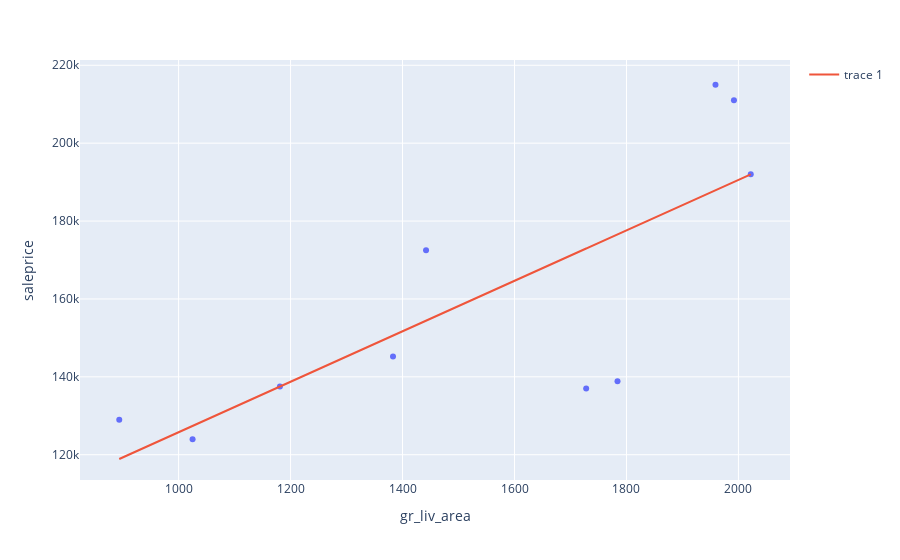

Notebook source saved alongside this figure:
### Markdown cell above
We can plot our LAD fitted line on our scatterplot:

### Code cell
# plot the LAD fitted line on top of the scatterplot
fig = px.scatter(sample_ames_clean, x='gr_liv_area', y='saleprice')
fig.add_trace(
    go.Scatter(x=sample_ames_clean['gr_liv_area'],
               y=lad_fit.intercept_ + sample_ames_clean['gr_liv_area'] * lad_fit.coef_[0],
               mode='lines')
)

### Figure 1 — Plotly figure (JSON) as saved in the notebook; plotly's stock layout.template omitted (floating-point values rounded to 4 significant figures)
{"data": [{"hovertemplate": "gr_liv_area=%{x}<br>saleprice=%{y}<extra></extra>", "legendgroup": "", "marker": {"color": "#636efa", "symbol": "circle"}, "mode": "markers", "name": "", "orientation": "v", "showlegend": false, "type": "scatter", "x": [1728, 1025, 894, 2022, 1784, 1992, 1442, 1959, 1383, 1181], "xaxis": "x", "y": [137000, 124000, 129000, 192000, 138887, 211000, 172500, 215000, 145250, 137500], "yaxis": "y"}, {"mode": "lines", "type": "scatter", "x": [1728, 1025, 894, 2022, 1784, 1992, 1442, 1959, 1383, 1181], "y": [172900.0, 127400.0, 118900.0, 192000.0, 176600.0, 190100.0, 154400.0, 187900.0, 150600.0, 137500.0]}], "layout": {"legend": {"tracegroupgap": 0}, "margin": {"t": 60}, "xaxis": {"anchor": "y", "domain": [0, 1], "title": {"text": "gr_liv_area"}}, "yaxis": {"anchor": "x", "domain": [0, 1], "title": {"text": "saleprice"}}}}
